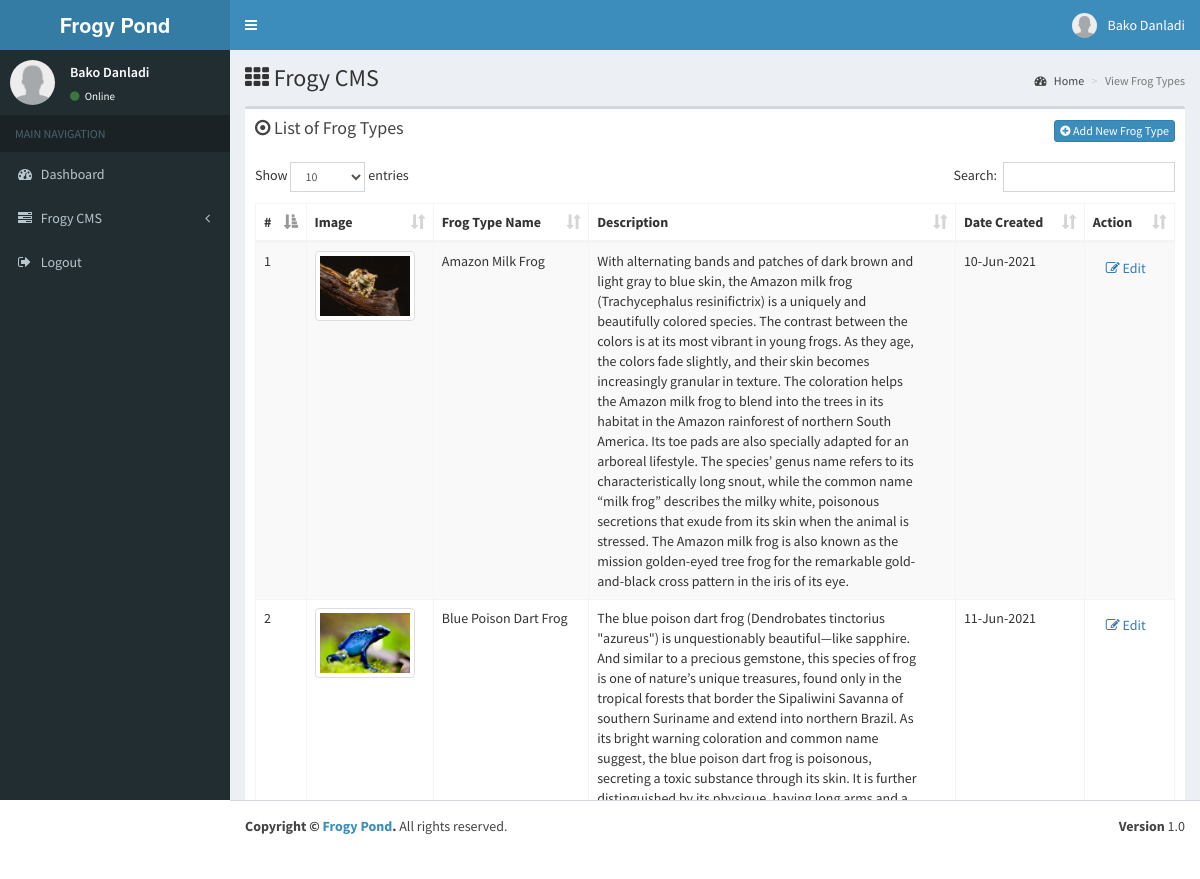
The page /adminend/viewfrogtypes.php (signed in) on the database its author committed.
### tables this page shows
CREATE TABLE `frogtypes` (
  `frogtype_id` int(11) NOT NULL,
  `frogtype_name` varchar(100) NOT NULL,
  `frogtype_desc` text,
  `frogtype_image` varchar(100) DEFAULT NULL,
  `date_created` timestamp NULL DEFAULT CURRENT_TIMESTAMP
);

### frogy/frogyclass.php (called while the page is built, shortened)
<?php
class DatabaseConfig{
	public function __construct(){
		$this->dbcon = new Mysqli(DB_SERVER_NAME, DB_USERNAME, DB_PASSWORD, DB_DATABASE_NAME);
	}
}
class FrogType{
	public $dbobj;
	public function __construct(){
		$this->dbobj = new DatabaseConfig;
	}
	public function getFrogTypes(){
		$sql = "SELECT * FROM frogtypes ORDER BY frogtype_name ASC";
		$result = $this->dbobj->dbcon->query($sql);
		$row = $result->fetch_all(MYSQLI_ASSOC);
		return $row;
	}
}
?>

### adminend/viewfrogtypes.php (the view, shortened to what this page needs)
<?php
include_once("header.php");
$objfrogtype = new FrogType;
$frogtypedata = $objfrogtype->getFrogTypes();
?>
  <div class="content-wrapper">
    <section class="content-header">
      <h1>
       <i class="fa fa-th"></i> Frogy CMS
      </h1>
      <ol class="breadcrumb">
        <li><a href="dashboard.php"><i class="fa fa-dashboard"></i> Home</a></li>
        <li class="active">View Frog Types</li>
      </ol>
    </section>
    <section class="content">
	    <div class="row">
	        <div class="col-xs-12">
		        <div class="box">
		            <div class="box-header">
		              <h3 class="box-title"><i class="fa fa-dot-circle-o"></i> List of Frog Types</h3>
		              <div class="pull-right" style="clear:both">
		              	<a  href="addfrogtype.php" data-title="Add New Frog Type" data-remote="false" data-toggle="modal" data-target="#myModal" class="btn btn-primary btn-xs"><i class="fa fa-plus-circle"></i> Add New Frog Type</a>
		              </div>
		            </div>
		            <div class="box-body table-responsive">
			            <table id="example1" class="table table-bordered table-striped table-hover ">
			            	<thead>
				                <tr>
				                  	<th>#</th>
				                  	<th>Image</th>
	                            	<th>Frog Type Name</th>
	                            	<th>Description</th>
	                            	<th>Date Created</th>
	                            	<th>Action</th>
				                </tr>
				            </thead>
				            <tbody>
				            <?php
				            	if(is_array($frogtypedata) && count($frogtypedata)>0){
				            		 $kounter = 1;
		                              foreach($frogtypedata as $key => $value){
		                         ?>
				            	<tr>
				            		<td><?php echo $kounter++; ?></td>
				            		<td>
				            			<?php if (empty($value['frogtype_image'])) {
				            			?>
				            				<img src="../assets/images/defaultfrog.png" alt="frog" class="img-thumbnail" style="width:100px;">
				            			<?php
				            				}else{
				            			?>
				            				<img src="../assets/uploads/<?php echo $value['frogtype_image']; ?>" alt="frog" class="img-thumbnail" style="width:100px;">
				            			<?php
				            			} ?>
				            		</td>
		                            <td><?php echo $value['frogtype_name'] ?></td>
		                            <td>
		                            	<div style="word-wrap: break-word; width:320px; white-space:normal;">
		                            	<?php echo $value['frogtype_desc'] ?>
		                            	</div>
		                            </td>
		                            <td>
		                            	<?php
		                            		echo date('d-M-Y', strtotime($value['date_created']))
		                            	?>
		                            </td>
		                            <td>
		                            	<a  href="editfrogtype.php?id=<?php echo $value['frogtype_id']; ?>" data-title="Edit Frog Type: <?php echo $value['frogtype_name']; ?>" data-remote="false" data-toggle="modal" data-target="#myModal" class="btn btn-link text-left"><i class="fa fa-edit"></i> Edit</a>
		                            </td>
	                            </tr>
	                            <?php
	                            		}
		                        	}
		                        ?>
			                </tbody>
			            </table>
		            </div>
		        </div>
	      	</div>
	    </div>
	</section>
</div>
<?php include_once("footer.php"); ?>

### rows shown on the page
frogtypes: frogtype_image (picture), frogtype_name "Amazon Milk Frog", frogtype_desc "With alternating bands and patches of dark brown and light gray to blue skin, the Amazon milk frog (Trachycephalus resinifictrix) is a uniquely and beautifully colored species. The contrast between the colors is at its most vibrant in young frogs. As they age, the colors fade slightly, and their skin becomes increasingly granular in texture. The coloration helps the Amazon milk frog to blend into the trees in its habitat in the Amazon rainforest of northern South America. Its toe pads are also specially adapted for an arboreal lifestyle. The species’ genus name refers to its characteristically long snout, while the common name “milk frog” describes the milky white, poisonous secretions that…", date_created "10-Jun-2021"
frogtypes: frogtype_image (picture), frogtype_name "Blue Poison Dart Frog", frogtype_desc "The blue poison dart frog (Dendrobates tinctorius \"azureus\") is unquestionably beautiful—like sapphire. And similar to a precious gemstone, this species of frog is one of nature’s unique treasures, found only in the tropical forests that border the Sipaliwini Savanna of southern Suriname and extend into northern Brazil. As its bright warning coloration and common name suggest, the blue poison dart frog is poisonous, secreting a toxic substance through its skin. It is further…", date_created "11-Jun-2021"

### other values the page prints
APP_NAME "Frogy Pond"
$user_firstname "Bako"
$user_lastname "Danladi"
